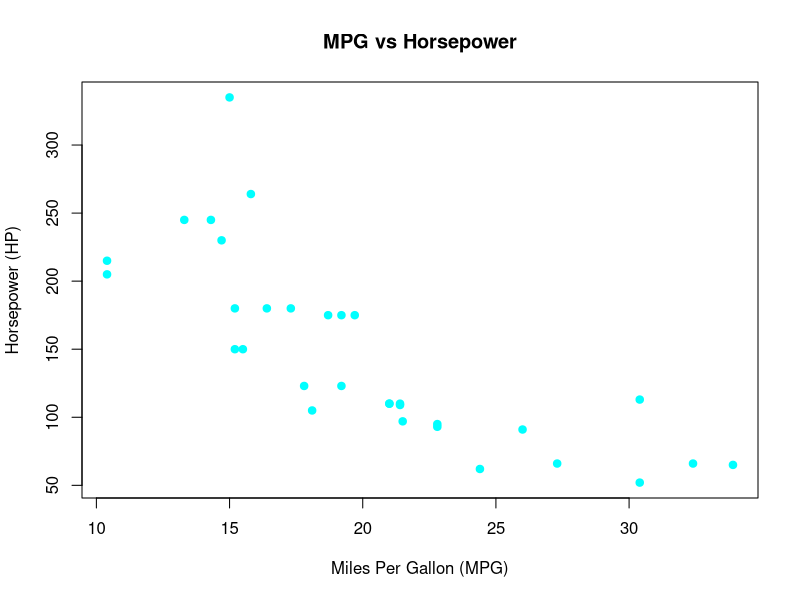
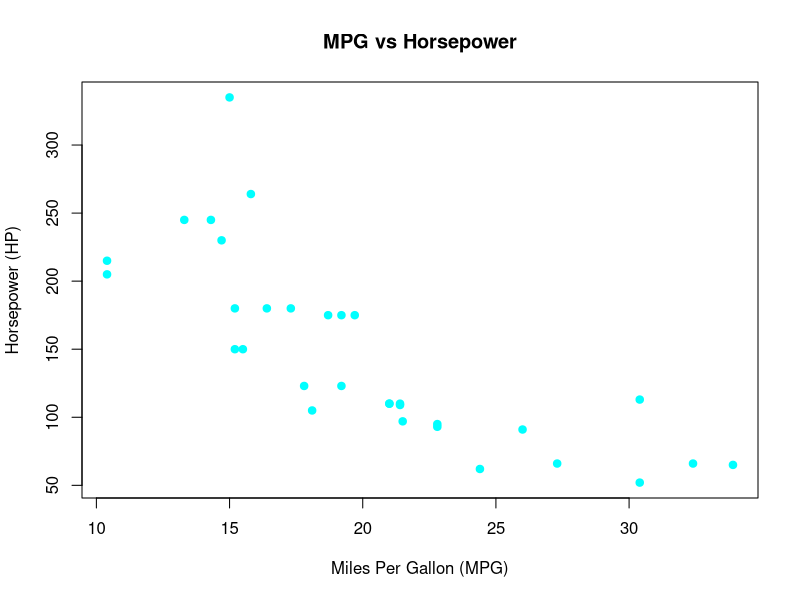
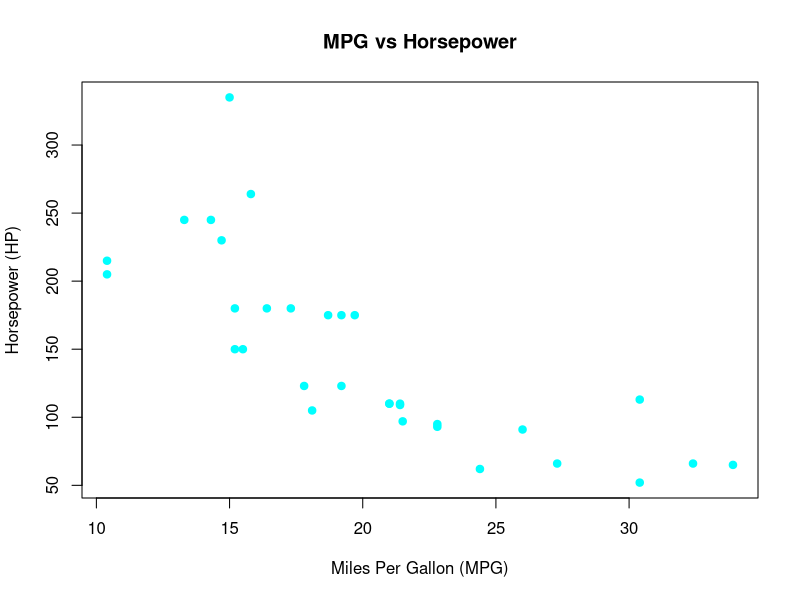

Source code (R) for these figures, in order:
## ---- chunk 1
    print("Hello, World!")
## ---- chunk 2
data(cars)
summary(cars)
## ---- chunk 3
result = 0
for (i in 1:10^4) {
  result = result + i^2
}
print(result)
## ---- chunk 4
data(mtcars)
plot(
  mtcars$mpg,
  mtcars$hp,
  main="MPG vs Horsepower",
  xlab = "Miles Per Gallon (MPG)",
  ylab = "Horsepower (HP)",
  pch = 19, # point character
  col = "cyan" # point color
)
## ---- chunk 5
# echo = FALSE to hide the code chunk
data(mtcars)
plot(
  mtcars$mpg,
  mtcars$hp,
  main="MPG vs Horsepower",
  xlab = "Miles Per Gallon (MPG)",
  ylab = "Horsepower (HP)",
  pch = 19, # point character
  col = "cyan" # point color
)
## ---- chunk 6
# fig.align can be the other option
data(mtcars)
plot(
  mtcars$mpg,
  mtcars$hp,
  main="MPG vs Horsepower",
  xlab = "Miles Per Gallon (MPG)",
  ylab = "Horsepower (HP)",
  pch = 19, # point character
  col = "cyan" # point color
)
## ---- chunk 7
library(knitr)
kable(head(mtcars), caption = "First 6 rows of the mtcars dataset")
